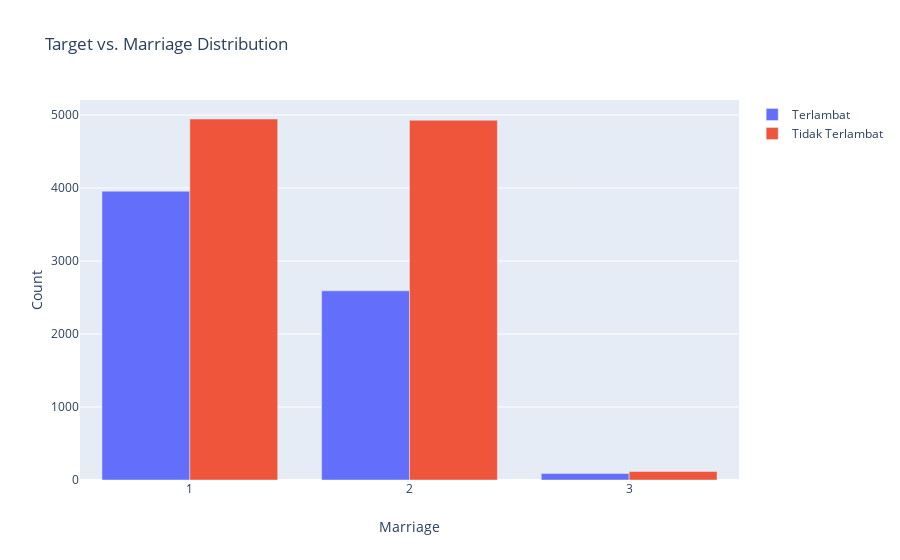

Notebook code cell kept with this figure:
### Markdown cell above
**Target vs. Education Distribution** <br>
Dari barplot di atas dapat dilihat bahwa mayoritas nasabah pelaku kredit adalah seseorang yang berpendidikan **dipl/S1** dan mayoritas diantaranya **tidak terlambat** membayar tagihan.

### Code cell
# Target vs. Marriage Plot

# First plot
trace0 = go.Bar(
    x = training[training['TARGET']== 1]['MARRIAGE'].value_counts().index.values,
    y = training[training['TARGET']== 1]['MARRIAGE'].value_counts().values,
    name='Terlambat')

# Second plot
trace1 = go.Bar(
    x = training[training['TARGET']== 0]['MARRIAGE'].value_counts().index.values,
    y = training[training['TARGET']== 0]['MARRIAGE'].value_counts().values,
    name='Tidak Terlambat')

data = [trace0, trace1]
layout = go.Layout(xaxis=dict(title='Marriage'),
                   yaxis=dict(title='Count'),
                   title='Target vs. Marriage Distribution')
fig = go.Figure(data=data, layout=layout)
py.iplot(fig, filename='TargetvsMarriage-Grouped', image_width=5, image_height=5)

### Figure 1 — Plotly figure (JSON) as saved in the notebook; plotly's stock layout.template omitted (floating-point values rounded to 4 significant figures)
{"data": [{"name": "Terlambat", "type": "bar", "x": [1, 2, 3], "y": [3956, 2591, 89]}, {"name": "Tidak Terlambat", "type": "bar", "x": [1, 2, 3], "y": [4945, 4928, 116]}], "layout": {"title": {"text": "Target vs. Marriage Distribution"}, "xaxis": {"title": {"text": "Marriage"}}, "yaxis": {"title": {"text": "Count"}}}}
